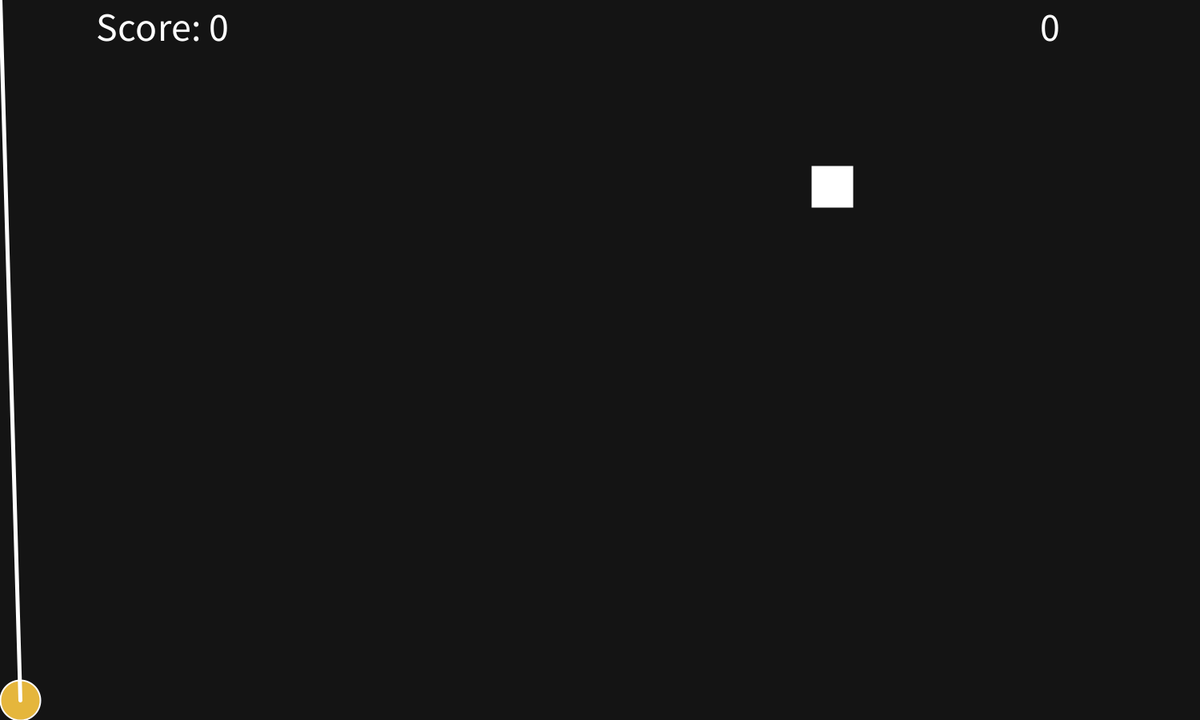
Frame 1 (no input)
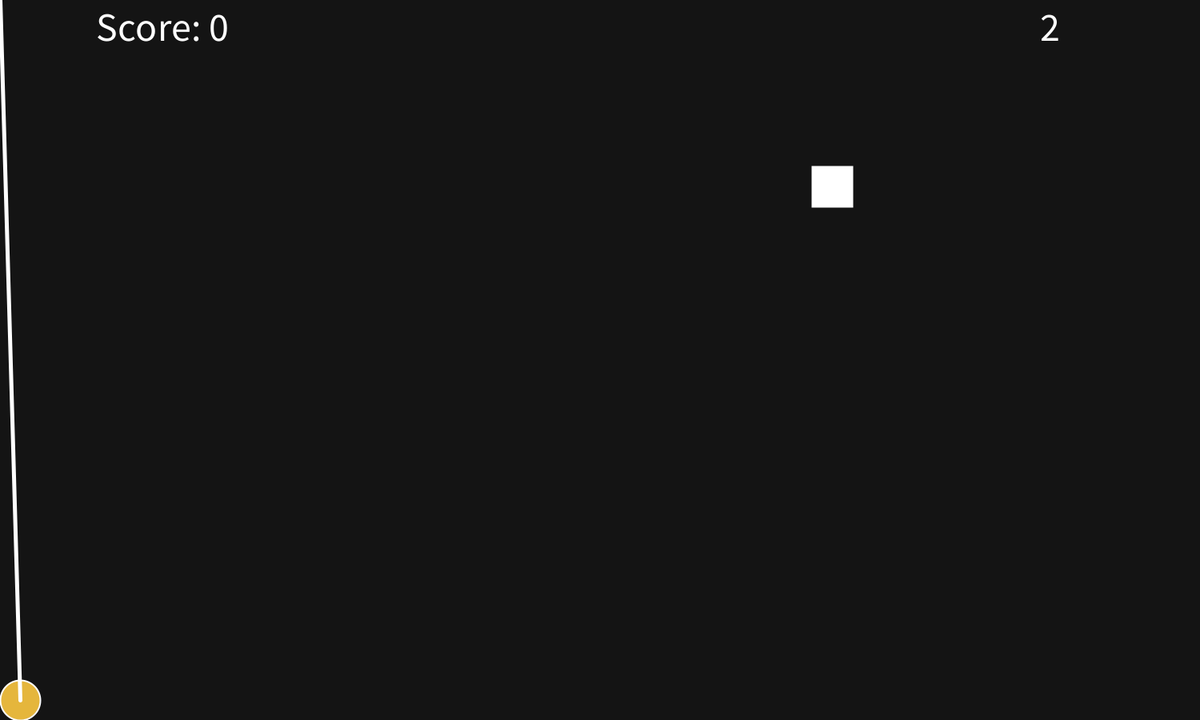
Frame 60 (the mouse pressed at the canvas centre just before this capture)
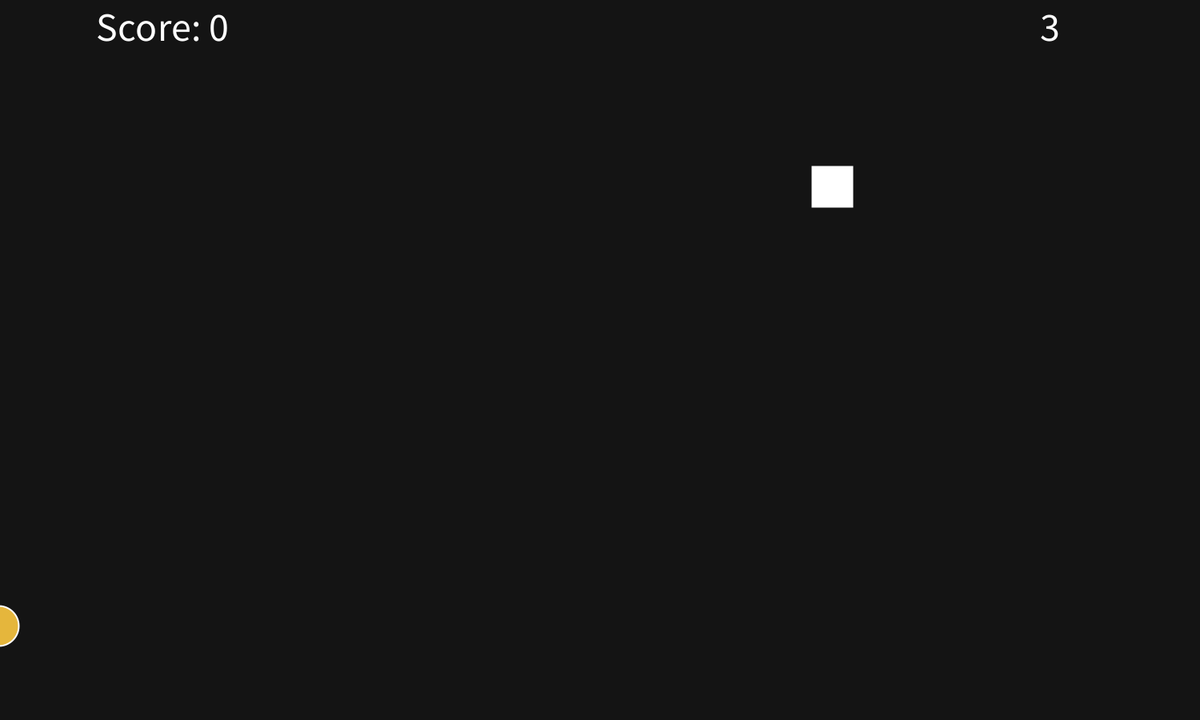
Frame 120 (the mouse held since frame 60 and released just before this capture)

The Processing sketch that drew these frames (run headless with seeded random() and noise(); from frame 60 on, the mouse is pressed at the canvas centre):

// Processing sketch: ProjectileMotionLab
// ── ProjectileMotionLab.pde
/*
 * Projectile Motion Simulation Lab
 *
 * @author Piero Orderique
 *
 * This program is to be used for educative purposes 
 * in applying kinematic equations to 2 dimensions by 
 * simulating projectile motion
 *
*/
Ball ball;
Basket goal;
float start, ms;
int currentTime;
int score = 0;
void setup() {
  size(1500, 900);
  ball = new Ball();
  goal = new Basket(255);
}

void draw() {
  background(20);
  ms = millis();
  currentTime = (int) (ms - start)/1000;
  translate(ball.r/2, height-ball.r/2);
  ball.showBall();
  goal.showBasket();
  ball.move();
  textSize(50);
  text("Score: " + score, ball.nWidthZero + 120, ball.nHeightZero +50);
  if(goalReached()){
    ball.canMove = false;
    textSize(40); 
    textAlign(CENTER);
    text("Goal Reached",ball.nWidthMax/2,ball.nHeightMax/2 - 30);
    textSize(25);
    text("(press space to reset)",ball.nWidthMax/2,ball.nHeightMax/2 - 5);
  }else if(currentTime >= 10){
    ball.canMove = false;
    textSize(40); 
    textAlign(CENTER);
    fill(255);
    text("Objective Failed",ball.nWidthMax/2,ball.nHeightMax/2 - 30);
    textSize(25);
    text("(press space to reset)",ball.nWidthMax/2,ball.nHeightMax/2 - 5);
  }else{
    textSize(50);
    text(currentTime, ball.nWidthZero + 1300, ball.nHeightZero +50);
    println(currentTime);
  }
}

void mousePressed(){
  ball.xVel = 0.05*ball.power.x;
  ball.yVel = 0.05*ball.power.y;
  ball.canMove = true;
  ball.canShowV = false;
}

void keyPressed(){
  if(keyCode == ENTER ){
    start = millis();
  } 
  if(keyCode == ' '){
    if(goalReached()){
      score++;
    }else{
      score = 0;
    }
    resetGame();
    start = millis();
  } 
}

boolean goalReached() {
  if(ball.x > (goal.x - goal.s) && ball.x < (goal.x + goal.s)){
    if(ball.y > (goal.y - goal.s) && ball.y < (goal.y + goal.s)){
        return true;
    }
  }
  return false;
}

void resetGame(){
  ball.x = ball.y = 0;
  ball.canMove = false;
  ball.canShowV = true;
  goal.x = random(ball.nWidthZero+200,ball.nWidthMax);
  goal.y= random(ball.nHeightZero,ball.nHeightMax);
}

// ── Ball.pde
class Ball{
  PVector power, horizon;
  float x,y,xVel,yVel,g;
  float nWidthZero, nHeightZero, nWidthMax, nHeightMax;
  boolean canMove, canShowV;
  int r;  
  Ball(){
    r = 50;
    x = 0;
    y = 0;
    xVel = 0;
    yVel = 0;
    g = 1;
    horizon = new PVector(1,0);
    canMove = false;
    canShowV = true;
    nWidthZero = -r/2;
    nWidthMax = width - r/2;
    nHeightZero = -1*height + r/2;
    nHeightMax = r/2;
  }
  
  void showBall(){
    stroke(255);
    strokeWeight(2);
    fill(#E5B63C);
    ellipse(x,y,r,r);
  }
  
  void showVector(){
    if(canShowV){
      power = new PVector(mouseX+(-1*r/2),mouseY+(-1*(height-r/2)));
      stroke(255);
      strokeWeight(5);
      line(0,0,power.x,power.y);
    }
  }
  
  void move(){
    if(canMove){
      x += xVel;
      y += yVel;
      yVel += g;
  
      if (x < nWidthZero || x > nWidthMax) {
        xVel *= -0.999;
        }
      if (y < nHeightZero  || y > nHeightMax) {
        yVel *= -0.95;
        }
      }else{
      showVector();
    }
  }
}

// ── Basket.pde
class Basket{
  float x;
  float y;
  float s;
  color c;
  
  Basket(color c){
    x = random(ball.nWidthZero+200,ball.nWidthMax);
    y= random(ball.nHeightZero,ball.nHeightMax);
    s = 50;
    this.c = c;
  }
  
  void showBasket(){
    fill(c);
    rectMode(CENTER);
    rect(x,y,s,s);
  }
}
